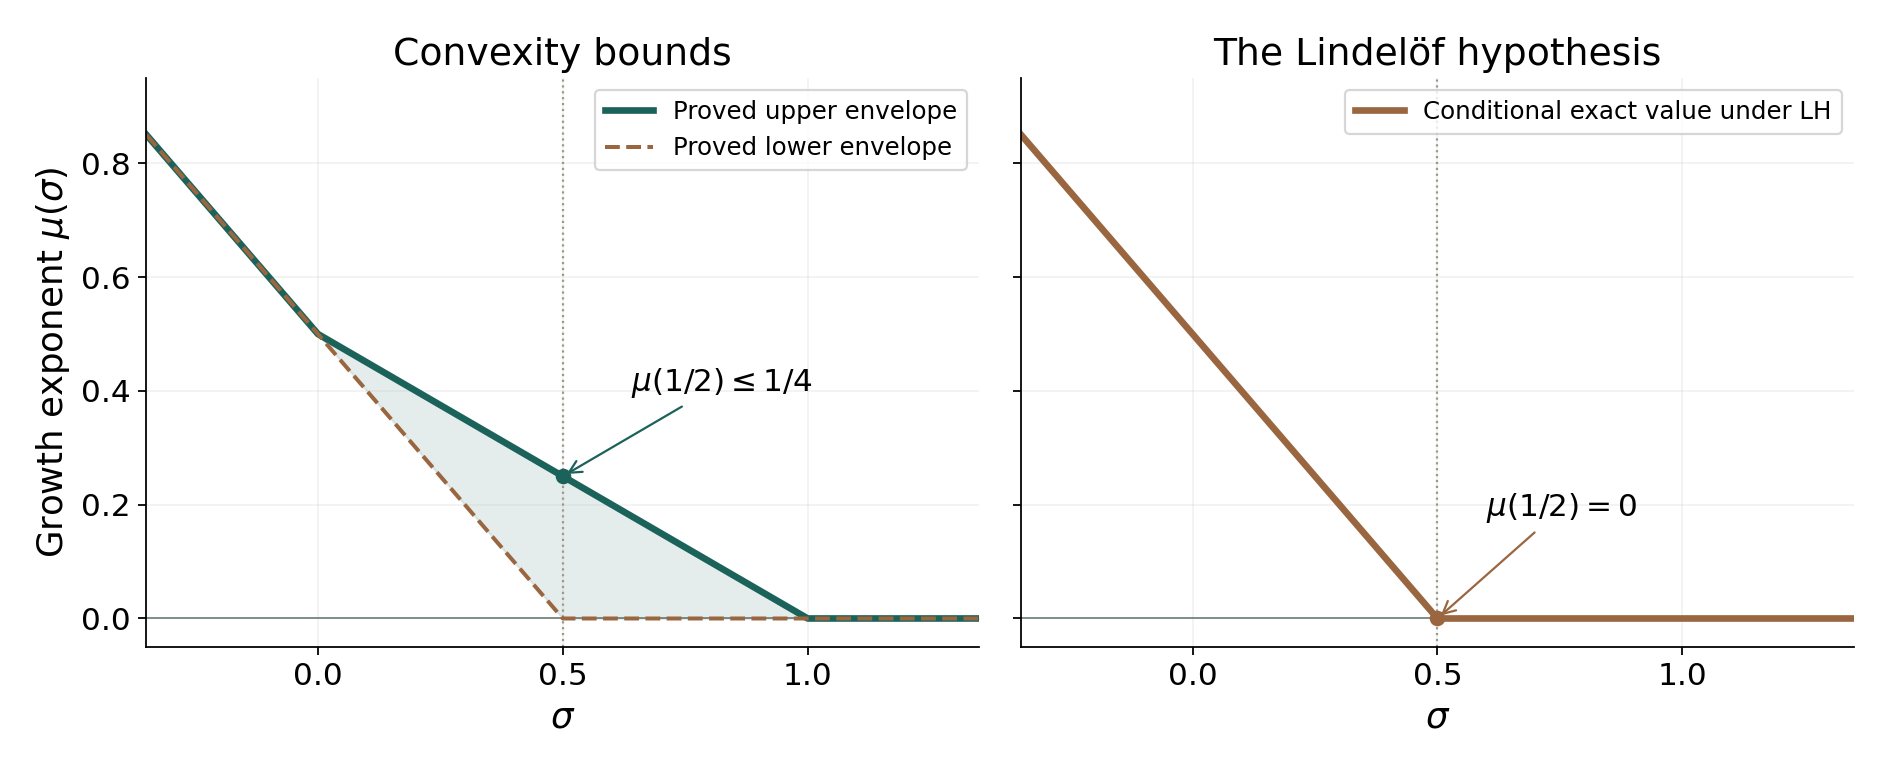

The Python source for this figure:
"""Original schematic of proved and conjectured zeta growth exponents. CC0."""
from pathlib import Path
import numpy as np
import matplotlib
matplotlib.use('Agg')
import matplotlib.pyplot as plt
plt.rcParams.update({'font.size':14,'axes.titlesize':17,'axes.labelsize':16})
x=np.linspace(-.35,1.35,681)
conv=np.where(x<=0,.5-x,np.where(x<1,(1-x)/2,0))
lh=np.maximum(0,.5-x)
fig,axes=plt.subplots(1,2,figsize=(11.8,4.8),sharey=True)
for ax in axes:
    ax.axhline(0,color='#61746a',lw=.7)
    ax.axvline(.5,color='#9b9989',lw=1,ls=':')
    ax.set_xlim(-.35,1.35);ax.set_ylim(-.05,.95)
    ax.set_xticks([0,.5,1]);ax.set_xlabel(r'$\sigma$')
    ax.grid(alpha=.16);ax.spines[['top','right']].set_visible(False)
axes[0].plot(x,conv,color='#1b635a',lw=3,label='Proved upper envelope')
axes[0].plot(x,lh,color='#9a6640',lw=1.8,ls='--',label='Proved lower envelope')
axes[0].fill_between(x,lh,conv,color='#1b635a',alpha=.11)
axes[0].scatter([.5],[.25],color='#1b635a',zorder=3)
axes[0].annotate(r'$\mu(1/2)\leq 1/4$',(.5,.25),xytext=(.64,.4),arrowprops={'arrowstyle':'->','color':'#1b635a'})
axes[0].set_title('Convexity bounds');axes[0].set_ylabel(r'Growth exponent $\mu(\sigma)$')
axes[0].legend(loc='upper right',fontsize=11)
axes[1].plot(x,lh,color='#9a6640',lw=3,label='Conditional exact value under LH')
axes[1].scatter([.5],[0],color='#9a6640',zorder=3)
axes[1].annotate(r'$\mu(1/2)=0$',(.5,0),xytext=(.6,.18),arrowprops={'arrowstyle':'->','color':'#9a6640'})
axes[1].set_title('The Lindelöf hypothesis');axes[1].legend(loc='upper right',fontsize=11)
fig.tight_layout(pad=1.1)
fig.savefig(Path(__file__).with_suffix('.png'),dpi=160)
